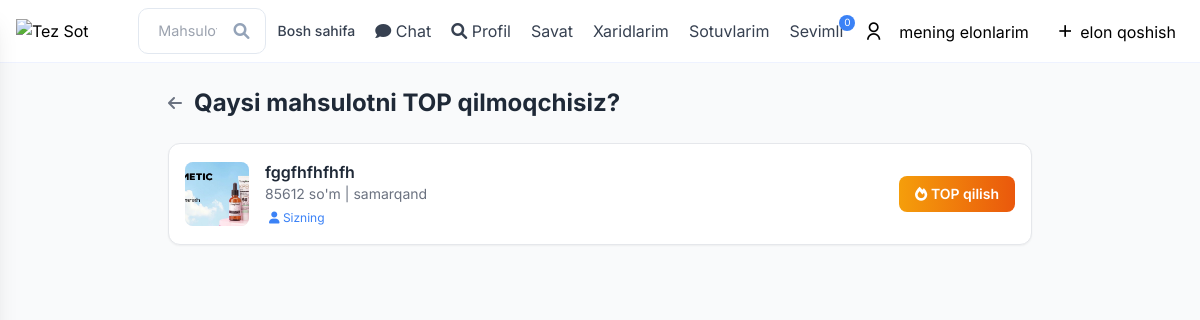
/top-uchun-mahsulot-tanlash/ (signed in), run on the app's committed database.
### fronend/models.py (models this page shows, shortened)
class Mahsulot(models.Model):
    CATEGORY_CHOICES = [
        ('elektronika', 'Elektronika'),
        ('kitob', 'Kitoblar'),
        ('mebel', 'Mebellar'),
        ('cheteltovarlar', 'Chet el tovarlari'),
        ('uyjoyelonlari', 'Uy joy elonlari'),
        ('onavabollar', 'Onalar va bolalar'),
        ('avto_elonlari', 'Auto elonlar'),
        ('uy_jihozlari', 'Uy jihozlari'),
        ('kiyim', 'Kiyim-kechak'),
        ('avto', 'Avto ehtiyot qismlar'),
        ('boshqa', 'Boshqa'),
    ]
    VILOYAT_CHOICES = [
        ('toshkent', 'Toshkent'),
        ('samarqand', 'Samarqand'),
        ('fargona', 'Farg‘ona'),
        ('andijon', 'Andijon'),
        ('namangan', 'Namangan'),
        ('buxoro', 'Buxoro'),
        ('navoiy', 'Navoiy'),
        ('xorazm', 'Xorazm'),
        ('qashqadaryo', 'Qashqadaryo'),
        ('surxondaryo', 'Surxondaryo'),
        ('jizzax', 'Jizzax'),
        ('sirdaryo', 'Sirdaryo'),
        ('qoraqalpogiston', 'Qoraqalpog‘iston'),
    ]
    user = models.ForeignKey(
        User,
        on_delete=models.CASCADE,
        verbose_name="Foydalanuvchi"
    )
    category = models.CharField(
        max_length=100,
        choices=CATEGORY_CHOICES,
        verbose_name="Kategoriya"
    )
    mahsulotturi = models.CharField(
        max_length=100,
        verbose_name="Mahsulot turi"
    )
    name = models.CharField(
        max_length=100,
        verbose_name="Mahsulot nomi"
    )
    viloyat = models.CharField(
        max_length=100,
        choices=VILOYAT_CHOICES,
        verbose_name="Viloyat"
    )
    tuman = models.CharField(
        max_length=100,
        verbose_name="Tuman/Shahar",
        blank=True,
        null=True
    )
    manzil = models.TextField(
        verbose_name="Aniq manzil",
        blank=True,
        null=True
    )
    telefon = models.CharField(
        max_length=20,
        verbose_name="Telefon raqam",
        blank=True,
        null=True
    )
    telegram_username = models.CharField(
        max_length=100,
        verbose_name="Telegram username",
        blank=True,
        null=True
    )
    email = models.EmailField(
        verbose_name="Email",
        blank=True,
        null=True
    )
    tavsif = models.TextField(
        verbose_name="Batafsil tavsif",
        blank=True,
        null=True
    )
    sana = models.DateField(
        default=timezone.now,
        verbose_name="Sana"
    )
    narx = models.CharField(
        max_length=20,
        verbose_name="Narx",
        default="0"
    )
    asosiyimg = models.ImageField(
        upload_to='asosiyimg/',
        verbose_name="Asosiy rasm"
    )
    birimg = models.ImageField(
        upload_to='birimg/',
        verbose_name="1-rasm",
        blank=True,
        null=True
    )
    ikkiimg = models.ImageField(
        upload_to='ikkiimg/',
        verbose_name="2-rasm",
        blank=True,
        null=True
    )
    uchuimg = models.ImageField(
        upload_to='uchuimg/',
        verbose_name="3-rasm",
        blank=True,
        null=True
    )
    toltirish = models.FileField(
        upload_to='toltirish/',
        verbose_name="Qo'shimcha fayl",
        blank=True,
        null=True
    )
    sotilgan = models.BooleanField(
        default=False,
        verbose_name="Sotildi"
    )
    aktiv = models.BooleanField(
        default=True,
        verbose_name="Aktiv"
    )
    korishlar_soni = models.PositiveIntegerField(
        default=0,
        verbose_name="Ko'rishlar soni"
    )
    search_keywords = models.TextField(
        blank=True,
        help_text="Qidiruv kalit so'zlari"
    )
    popularity_score = models.FloatField(default=0.0)
    search_count = models.IntegerField(default=0)
    is_premium = models.BooleanField(
        default=False,
        verbose_name="Premium mahsulotmi"
    )
    premium_since = models.DateTimeField(
        null=True,
        blank=True,
        verbose_name="Premium boshlangan sana"
    )
    premium_expiry = models.DateTimeField(
        null=True,
        blank=True,
        verbose_name="Premium tugash sanasi"
    )
    premium_admin_approved = models.BooleanField(
        default=False,
        verbose_name="Premium admin tasdiqladi"
    )
    premium_days = models.PositiveIntegerField(
        default=30,
        verbose_name="Premium kunlari"
    )
    is_featured = models.BooleanField(
        default=False,
        verbose_name="Featured mahsulot"
    )
    featured_until = models.DateTimeField(
        null=True,
        blank=True
    )
    premium_priority = models.PositiveIntegerField(
        default=0,
        validators=[
            MinValueValidator(0),
            MaxValueValidator(10)
        ]
    )
    premium_views = models.PositiveIntegerField(default=0)
    class Meta:
        verbose_name = "Mahsulot"
        verbose_name_plural = "Mahsulotlar"
        ordering = [
            '-premium_priority',
            '-premium_since',
            '-sana'
        ]
        indexes = [
            models.Index(fields=['name']),
            models.Index(fields=['category']),
            models.Index(fields=['aktiv']),
            models.Index(fields=['sotilgan']),
            models.Index(fields=[
                'is_premium',
                'aktiv',
                'sotilgan'
            ]),
            models.Index(fields=[
                'premium_since',
                'premium_expiry'
            ]),
            models.Index(fields=[
                '-popularity_score',
                '-sana'
            ]),
            models.Index(fields=['user']),
        ]

### fronend/purchase_views.py (the view)
# urls.py: path('top-uchun-mahsulot-tanlash/', purchase_views.select_product_for_featured, name='select_product_for_featured'),
@login_required
def select_product_for_featured(request):
    owned_products = Mahsulot.objects.filter(user=request.user, aktiv=True)
    purchased_ids = SotibOlish.objects.filter(
        xaridor=request.user
    ).values_list('mahsulot_id', flat=True).distinct()
    purchased_products = Mahsulot.objects.filter(id__in=purchased_ids, aktiv=True)
    from itertools import chain
    products = list(chain(owned_products, purchased_products))
    seen = set()
    unique_products = []
    for p in products:
        if p.id not in seen:
            seen.add(p.id)
            unique_products.append(p)
    return render(request, 'select_product_for_featured.html', {
        'products': unique_products,
    })

### fronend/context_processors.py (called while the page is built)
def cart_context(request):
    cart_count = 0
    if request.user.is_authenticated:
        cart = request.session.get('savat', {})
        cart_count = len(cart)
    return {'cart_count': cart_count}

### fronend/models.py (called while the page is built)
    @classmethod
    def get_settings(cls):
        settings, created = cls.objects.get_or_create(id=1)
        return settings

### fronend/templates/select_product_for_featured.html (shortened to what this page needs)
{% load static %}
<!DOCTYPE html>
<html lang="uz">
<head>
    <script src="https://cdn.tailwindcss.com/3.4.16"></script>
    <link rel="stylesheet" href="https://cdnjs.cloudflare.com/ajax/libs/font-awesome/6.0.0/css/all.min.css">
</head>
<body class="bg-gray-50">
    {% include 'nav.html' %}
    <div class="max-w-4xl mx-auto px-4 py-6">
        <div class="flex items-center gap-3 mb-6">
            <a href="{% url 'reklama' %}" class="text-gray-500 hover:text-gray-700"><i class="fas fa-arrow-left"></i></a>
            <h1 class="text-2xl font-bold text-gray-800">Qaysi mahsulotni TOP qilmoqchisiz?</h1>
        </div>
        <div class="grid gap-4">
            {% for p in products %}
            <div class="bg-white rounded-xl shadow-sm border p-4 flex items-center gap-4 hover:shadow-md transition">
                <div class="w-16 h-16 rounded-lg bg-gray-100 overflow-hidden flex-shrink-0">
                    {% if p.asosiyimg %}
                    <img src="{{ p.asosiyimg.url }}" class="w-full h-full object-cover">
                    {% else %}
                    <div class="w-full h-full flex items-center justify-center text-gray-400"><i class="fas fa-image text-2xl"></i></div>
                    {% endif %}
                </div>
                <div class="flex-1 min-w-0">
                    <h3 class="font-semibold text-gray-800 truncate">{{ p.name }}</h3>
                    <p class="text-sm text-gray-500">{{ p.narx }} so'm | {{ p.viloyat }}</p>
                    {% if p.user == request.user %}
                    <span class="text-xs text-blue-500 ms-1"><i class="fas fa-user"></i> Sizning</span>
                    {% else %}
                    <span class="text-xs text-green-500 ms-1"><i class="fas fa-shopping-bag"></i> Sotib olingan</span>
                    {% endif %}
                </div>
                <a href="{% url 'buy_featured' p.id %}" class="flex-shrink-0 bg-gradient-to-r from-amber-500 to-orange-600 text-white px-4 py-2 rounded-lg text-sm font-semibold hover:opacity-90 transition">
                    <i class="fas fa-fire"></i> TOP qilish
                </a>
            </div>
            {% endfor %}
        </div>
    </div>
</body>
</html>

### fronend/templates/nav.html (shortened to what this page needs)
{% load static %}
    <link href="https://cdnjs.cloudflare.com/ajax/libs/remixicon/4.6.0/remixicon.min.css" rel="stylesheet">
    <header class="sticky-header">
        <div class="max-w-7xl mx-auto px-4 py-2">
            <div class="flex items-center justify-between gap-3">
                <a href="/" class="flex-shrink-0">
                    <img class="logo" style="width: 110px; height: auto;" src="{% static 'img/logo.png' %}" alt="Tez Sot" />
                </a>
                <div class="flex-1 max-w-md desktop-only">
                    <div style="position: relative;">
                        <input type="text" id="desktopSearch" class="search-input" placeholder="Mahsulot qidirish..." autocomplete="off" />
                        <div class="search-icon"></div>
                    </div>
                </div>
                <nav class="hidden lg:flex items-center gap-5">
                    <a href="/" class="text-gray-700 hover:text-blue-600 text-sm font-medium">Bosh sahifa</a>
                    {% if user.is_authenticated %}
                        <a href="{% url 'my_chats' %}" class="text-gray-700 relative"><i class="fas fa-comment"></i> Chat</a>
                        <a href="{% url 'profile_search' %}" class="text-gray-700"><i class="fas fa-search"></i> Profil</a>
                        <a href="{% url 'view_cart' %}" class="text-gray-700 relative">Savat </a>
                        <a href="{% url 'my_purchases' %}" class="text-gray-700">Xaridlarim</a>
                        <a href="{% url 'my_sales' %}" class="text-gray-700">Sotuvlarim</a>
                        <a href="{% url 'sevimlilarim' %}" class="text-gray-700 relative">Sevimli <span class="absolute -top-1 -right-3 bg-blue-500 text-white text-[10px] w-4 h-4 rounded-full flex items-center justify-center">{{ request.user.sevimli_set.count }}</span></a>
                    {% else %}
                        <a href="{% url 'kirish' %}" class="text-gray-700">Sevimli</a>
                    {% endif %}
                </nav>
                <div class="flex items-center gap-[10px] ">
                    {% if user.is_authenticated %}
                        <a href="{% url 'mening_elonlarim' %}" class="p-2 yoqbol    rounded-[5px] hover:bg-gray-100"><i class="ri-user-line mr-[5px] text-xl"></i><span class="ml-[10px]">mening elonlarim</span></i></a>
                        <a href="{% url 'elon_qoshish' %}" class="p-2 yoqbol   rounded-[5px] hover:bg-gray-100"> <i class="ri-add-line text-xl"></i> elon qoshish</a>
                    {% else %}
                        <a href="{% url 'kirish' %}" class="p-2 yoqbol rounded-[5px] hover:bg-gray-100"><i class="ri-user-line text-xl"></i> kirish     </a>
                        <a href="{% url 'kirish' %}" class="p-2 yoqbol  rounded-[5px] hover:bg-gray-100"><i class="ri-add-line text-xl"></i>  elon qoshish</a>
                    {% endif %}
                </div>
            </div>
        </div>
    </header>

### fronend/templates/nav.html (style rules this page uses)
* { margin: 0; padding: 0; box-sizing: border-box; -webkit-tap-highlight-color: transparent; }
body { font-family: 'Inter', system-ui, -apple-system, 'Segoe UI', Roboto, sans-serif; background-color: #f8fafc; padding-bottom: 72px; }
.sticky-header { position: sticky; top: 0; z-index: 50; background: rgba(255,255,255,0.96); backdrop-filter: blur(12px); border-bottom: 1px solid #eef2ff; }
.search-input { width: 100%; padding: 0.7rem 3rem 0.7rem 1.2rem; border: 1.5px solid #e2e8f0; border-radius: 10px; font-size: 0.9rem; transition: all 0.2s; background: white; }
.search-icon { position: absolute; right: 1rem; top: 50%; transform: translateY(-50%); color: #94a3b8; pointer-events: none; }

### data on the page
Mahsulot: asosiyimg (picture), name "fggfhfhfhfh", narx "85612", viloyat "samarqand", shows "Sizning"

### other printed values
{{ request.user.sevimli_set.count }} "0"
